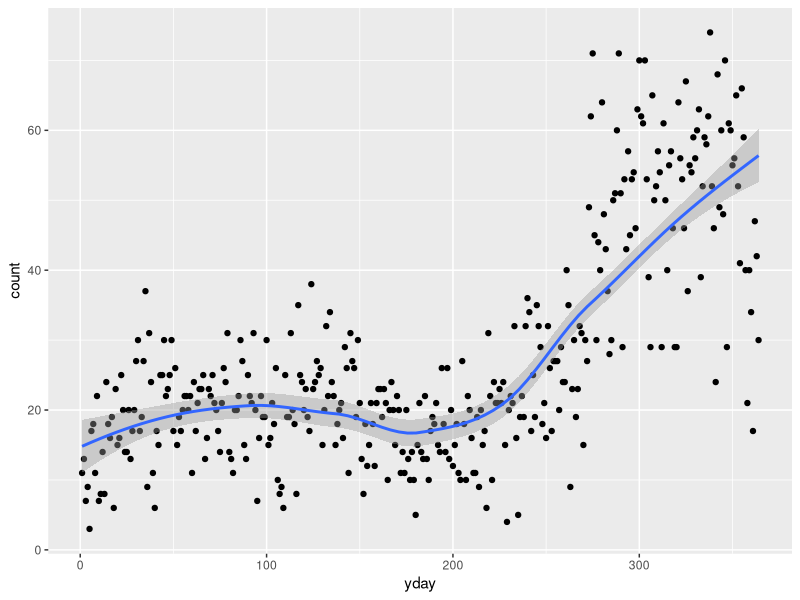
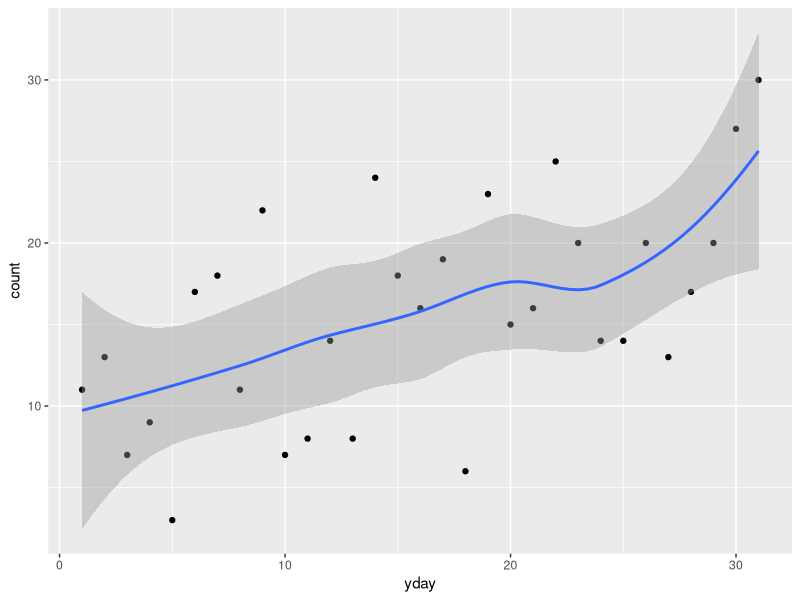
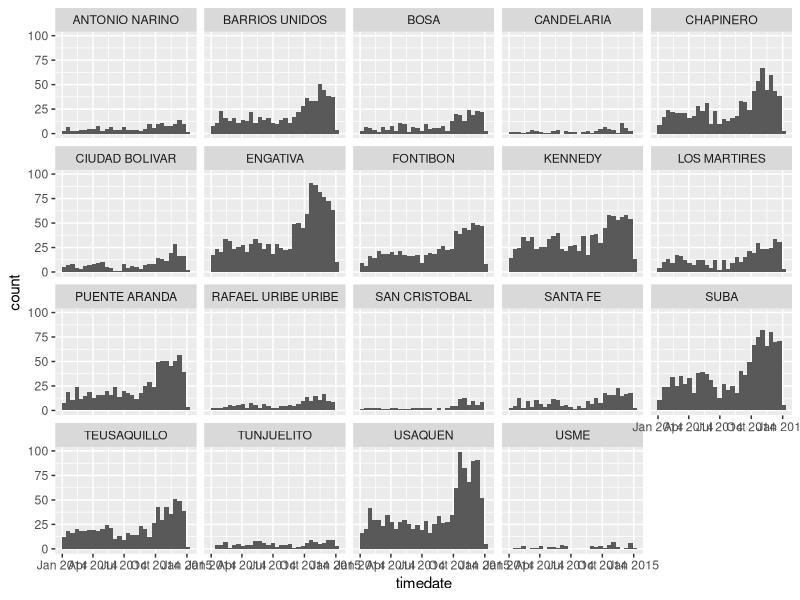
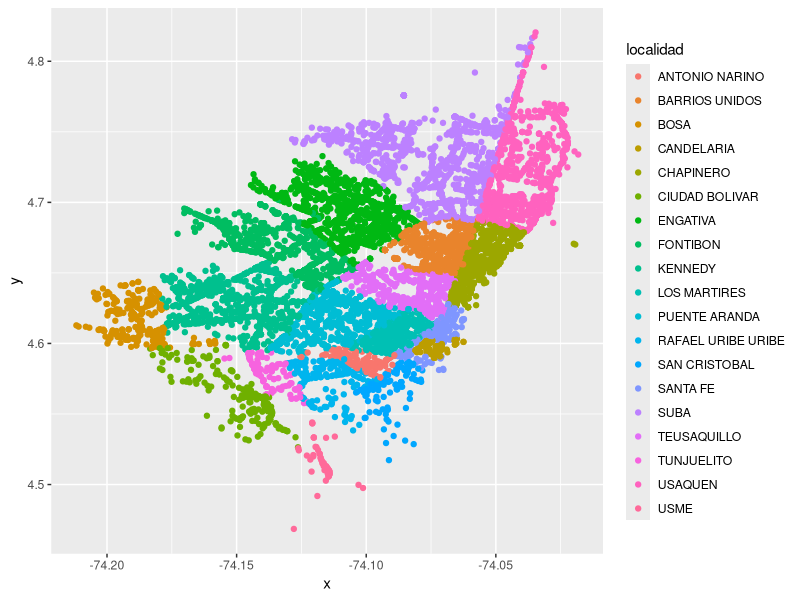
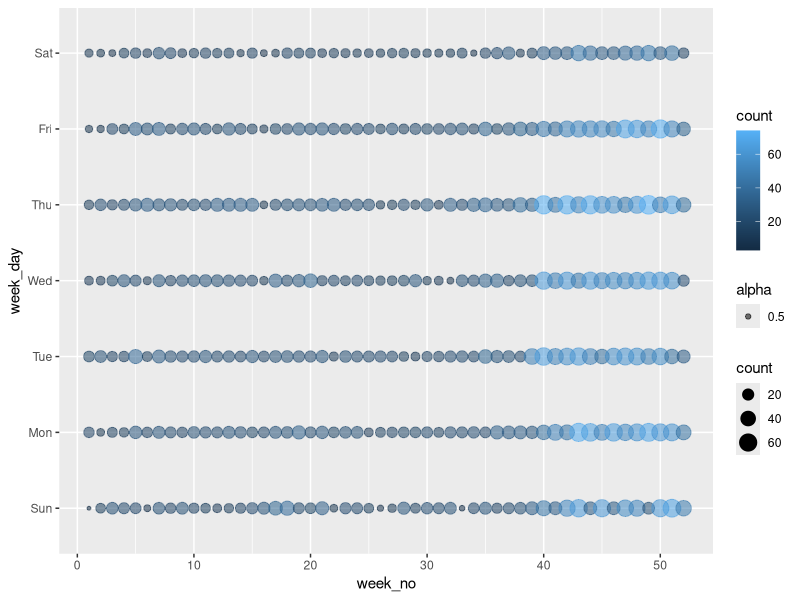
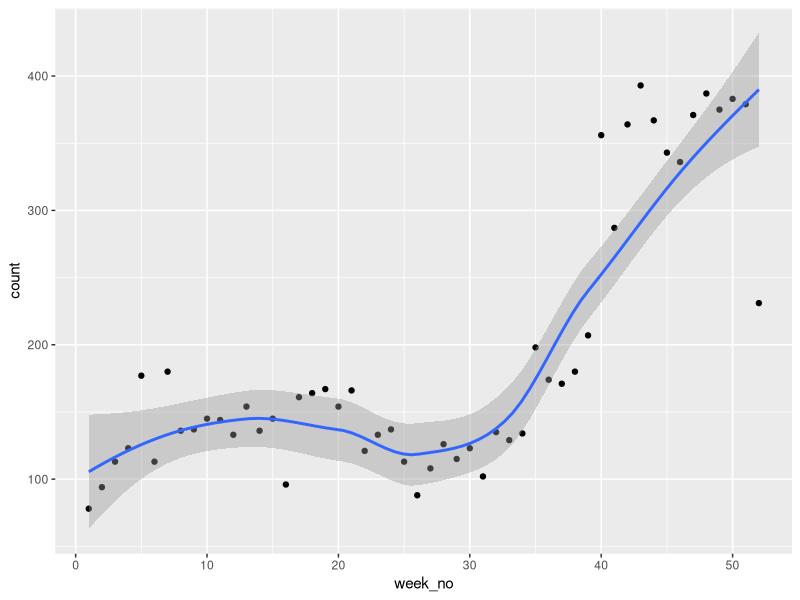
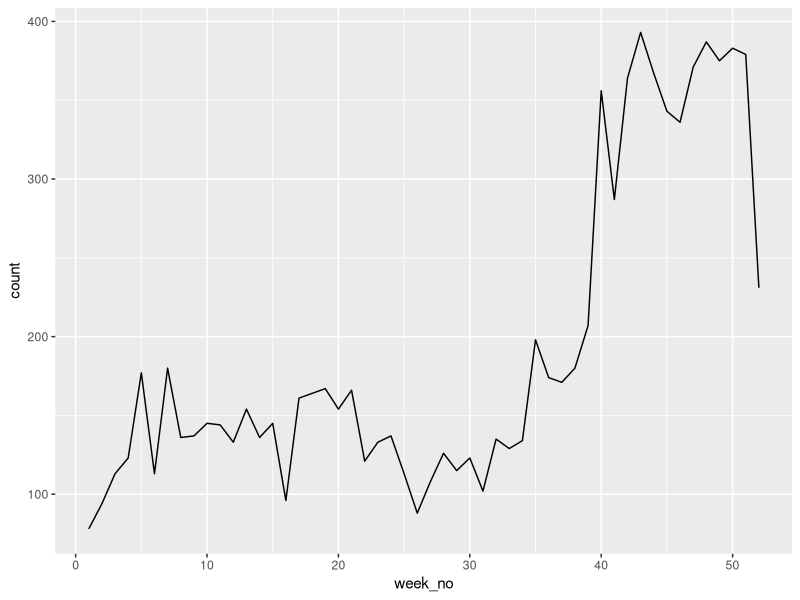
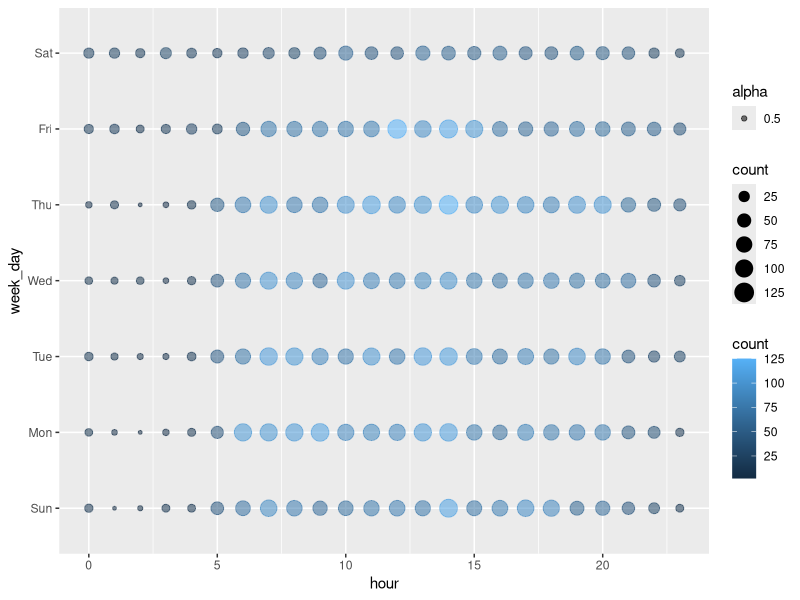

Recreate these plots in R, in order.
## ---- chunk 1
library(tidyverse)
library(lubridate)
## ---- chunk 2
accidents_raw <- read_csv("data/Car_Accidents_2014_Bogota.csv")
accidents_raw

# Odd to have exactly 10000 rows, if the dataset is supposed to be complete
## ---- chunk 3
# The data is for one year (2014). If we want to filter by month (etc), need a `month` variable first. Choose to use **lubridate** (because we have `timedate`). Could instead `separate()` the `fecha_ocurrencia` (and) and `hora_occurencia` (time) fields into components, but there are 9 rows where `hora_occurencia` says "1899-12-30" (instead of 00:00:00, that `timedate` says), and we'd have to filter/edit those

accidents <- accidents_raw %>%
    filter(year(timedate) == 2014)            # 18 rows from 2013 filtered out

accidents                                     # (9982 rows x 13 cols)
## ---- chunk 4
# Just to get a sense of what's going on

accidents %>% count(the_geom)            # 6924 rows (not unique, some accidents at same x&y)
accidents %>% count(the_geom) %>% count(n)  # 21 rows (1 to 22, without 18)
accidents %>% count(cartodb_id)          # 9982 rows (unique)
accidents %>% count(codigo_accidente)    # 9982 rows (unique). ~5e+05 (?) or 4e+06 (`objectid`)
accidents %>% count(month(timedate))     # 12 rows. `n` is 485-1584. Higher in Oct/Nov/Dec
accidents %>% count(hour(timedate))      # 24 rows. `n` is 51-722 (2am, 2pm)
accidents %>% count(gravedad)            # 3 rows. "CON HERIDOS", "CON MUERTOS", "SOLO DANOS"
accidents %>% count(objectid)            # 9982 rows (unique)
accidents %>% count(localidad)           # 19 rows. `n` is 52-1177
accidents %>% count(municipio)           # 1 row ("BOGOTA"). `n` is 9982 --> IGNORE
accidents %>% count(clase)               # 7 rows. `n` is 1 ("INCENDIO") to 8502 ("CHOQUE")
## ---- chunk 5
accidents <- accidents %>%
  mutate(week_no = week(timedate), week_day = wday(timedate, label = TRUE))

#1
accidents %>%
  group_by(yday = yday(timedate)) %>%
  summarise(count = n()) %>%
  ggplot(aes(yday, count)) +                           # 'day of the year' (0:1Jan to 365:31Dec)
  geom_point() +
  geom_smooth()

#2
accidents %>%
  filter(month(timedate) == 1) %>%
  group_by(yday = yday(timedate)) %>%
  summarise(count = n()) %>%
  ggplot(aes(yday, count)) +                           # 'day of the year' (0:1Jan to 365:31Dec)
  geom_point() +
  geom_smooth()

#3
ggplot(accidents, aes(timedate)) +
  geom_histogram() +
  facet_wrap(~ localidad)

#4
ggplot(accidents, aes(x, y, colour = localidad)) +     # rough map of the 'localidads'
  geom_point()
## ---- chunk 6
# Weeks (`week_no`)

#1
accidents %>%
  group_by(week_no, week_day) %>%
  summarise(count = n()) %>%
  ggplot(aes(week_no, week_day)) +
  geom_point(aes(colour = count, size = count, alpha = 0.5))

#2
accidents %>%
  group_by(week_no) %>%
  summarise(count = n()) %>%
  ggplot(aes(week_no, count)) +
  geom_point() +
  geom_smooth()

#3
accidents %>%
  group_by(week_no) %>%
  summarise(count = n()) %>%
  ggplot(aes(week_no, count)) +
  geom_line()
## ---- chunk 7
# Hours

#1
accidents %>%
  group_by(week_day, hour = hour(timedate)) %>%
  summarise(count = n()) %>%
  ggplot(aes(hour, week_day)) +
  geom_point(aes(colour = count, size = count, alpha = 0.5))

#2
accidents %>%
  group_by(hour = hour(timedate)) %>%
  summarise(count = n()) %>%
  ggplot(aes(hour)) +
  geom_density()                             

# accidents %>%
#   group_by(hour = hour(timedate)) %>%
#   summarise(count = n()) %>%
#   ggplot(aes(hour)) +
#   geom_density(aes(colour = week_day)) +            # "object 'week_day' not found" ?
#   facet_wrap(~ week_day) # "Error in combine_vars(data, params$plot_env, vars, drop = params$drop) : At least one layer must contain all variables used for facetting" ?"

#3
accidents %>%
  group_by(week_day, hour = hour(timedate)) %>%
  summarise(count = n()) %>%
  ggplot(aes(hour, count)) +
  geom_line(aes(colour = week_day)) +
  facet_wrap(~ week_day)
## ---- chunk 8
# Localidads

accidents4 <- accidents %>%
  group_by(month = month(timedate), week_day, hour = hour(timedate), localidad) %>%
  summarise(count = n())

#1
ggplot(accidents4, aes(hour)) +
  geom_density() +
  facet_wrap(~ localidad)

#2
ggplot(accidents4, aes(hour)) +
  geom_density(aes(colour = week_day)) +
  facet_wrap(~ localidad)

#3
ggplot(accidents4, aes(hour)) +
  geom_density() +
  facet_wrap(~ month)

#4
ggplot(accidents4, aes(hour)) +
  geom_density() +
  facet_grid(localidad ~ month)

#5
accidents4 %>%
  filter(localidad == "ENGATIVA") %>%
  ggplot(aes(hour)) +
  geom_density() +
  facet_wrap(~ month)

#6
accidents4 %>%
  filter(localidad == "ENGATIVA") %>%
  ggplot(aes(hour)) +
  geom_density(aes(fill = month)) +
  facet_grid(month ~ .)
## ---- chunk 9
lights_raw <- read_csv("data/Street_Lights.csv")
lights_raw
## ---- chunk 10
#1
ggplot(lights_raw, aes(x, y, colour = localidad)) +     # rough map of the 'localidads'
  geom_point()

#2
ggplot(data=lights_raw, aes(x, y)) +
  geom_point(aes(shape = "."), colour = "red") +
  geom_point(data=accidents, aes(shape = ".", stroke = 0, alpha = 0.5), colour = "black")

#3
accidents_ENGATIVA <- accidents %>%
  filter(localidad == "ENGATIVA")

lights_ENGATIVA <- lights_raw %>%
  filter(localidad == "ENGATIVA")

ggplot(data=lights_ENGATIVA, aes(x, y)) +
  geom_point(aes(shape = "."), size = 3, colour = "black") +
  geom_point(data=accidents_ENGATIVA, aes(shape = ".", stroke = 0, alpha = 0.5), colour = "blue")

#4
deaths_ENGATIVA <- accidents %>%
  filter(localidad == "ENGATIVA") %>%
  filter(gravedad == "CON MUERTOS")

lights_ENGATIVA <- lights_raw %>%
  filter(localidad == "ENGATIVA")

ggplot(data=lights_ENGATIVA, aes(x, y)) +
  geom_point(aes(shape = "."), size = 3, colour = "black") +
  geom_point(data=deaths_ENGATIVA, aes(shape = ".", stroke = 0), size = 2, colour = "red")
